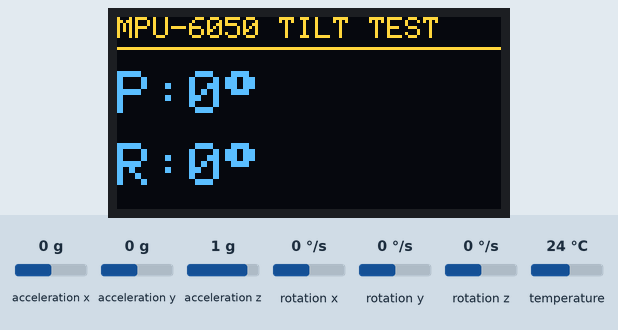
The sketch below on a simulated Arduino Uno, built with avr-gcc and run on an emulated ATmega328P. Parts: 128×64 one-colour display. Inputs (shaded band) come from the test bench; at power-on: acceleration x 0 g, acceleration y 0 g, acceleration z 1 g, rotation x 0 °/s, rotation y 0 °/s, rotation z 0 °/s, temperature 24 °C. The OLED is the two-colour kind (top 16 rows yellow).

Above: at 2.0 s.
2.1 s: acceleration x set to -1.4 g
At 2.9 s:
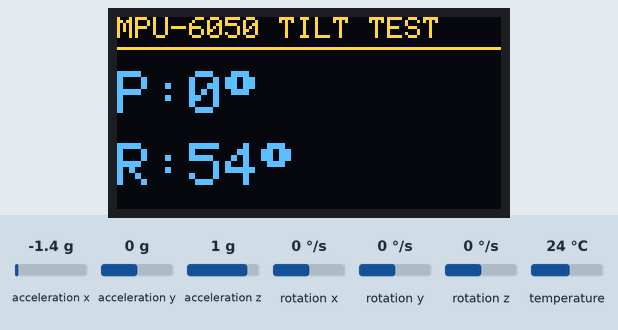
3.7 s: acceleration y set to -1.4 g
At 4.9 s:
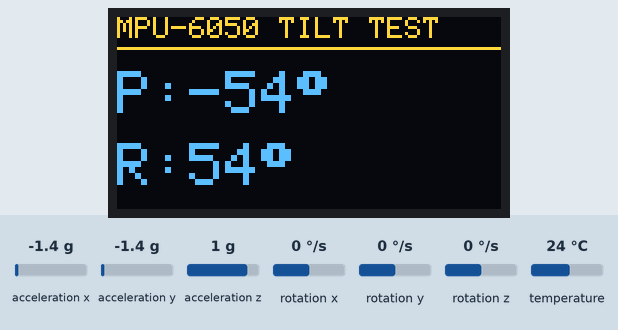
5.2 s: acceleration z set to -1.4 g
At 5.6 s:
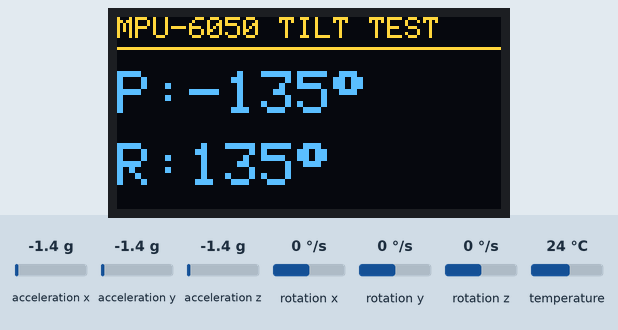
6.8 s: acceleration x set to -0.8 g
At 7.3 s:
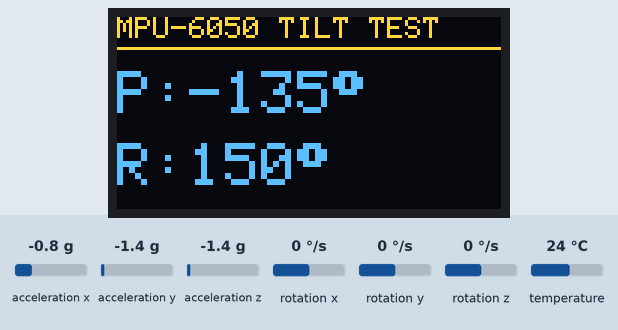
Timing chart, 0 to 9.4 s (numbered marks = the images above; inputs shaded):
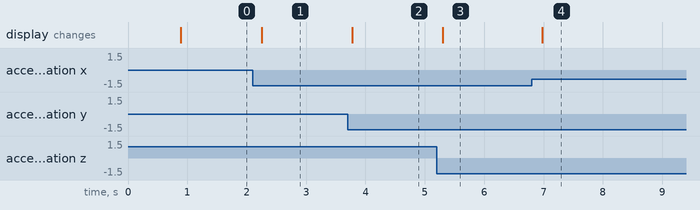

The sketch:

test_mpu_oled.ino
```cpp
// TEST 3 — MPU-6050, shown on the OLED (no Serial needed).
// I2C: MPU + OLED  SDA->A4  SCL->A5  VCC->5V  GND->GND  (MPU AD0->GND)
// Expect: PITCH / ROLL numbers that change as you tilt the breadboard.

#include <Wire.h>
#include <Adafruit_GFX.h>
#include <Adafruit_SSD1306.h>
#include <Adafruit_MPU6050.h>
#include <Adafruit_Sensor.h>

Adafruit_SSD1306 oled(128, 64, &Wire, -1);
Adafruit_MPU6050 mpu;
bool oled_ok = false, mpu_ok = false;

void setup() {
  Wire.begin();
  oled_ok = oled.begin(SSD1306_SWITCHCAPVCC, 0x3C);
  mpu_ok  = mpu.begin();

  oled.clearDisplay();
  oled.setTextColor(SSD1306_WHITE);
  oled.setTextSize(1);
  oled.setCursor(0, 0);
  oled.print(mpu_ok ? "MPU found" : "MPU MISSING");
  oled.display();
  delay(800);
}

void loop() {
  float pitch = 0, roll = 0;
  if (mpu_ok) {
    sensors_event_t a, g, t;
    mpu.getEvent(&a, &g, &t);
    pitch = atan2(a.acceleration.y, a.acceleration.z) * 57.2958;
    roll  = atan2(-a.acceleration.x, a.acceleration.z) * 57.2958;
  }

  oled.clearDisplay();
  oled.setTextColor(SSD1306_WHITE);
  oled.setTextSize(1);
  oled.setCursor(0, 0);
  oled.print(mpu_ok ? "MPU-6050 TILT TEST" : "MPU MISSING!");
  oled.drawLine(0, 10, 127, 10, SSD1306_WHITE);

  oled.setTextSize(2);
  oled.setCursor(0, 18);
  oled.print("P:"); oled.print(pitch, 0); oled.print((char)247);
  oled.setCursor(0, 42);
  oled.print("R:"); oled.print(roll, 0); oled.print((char)247);
  oled.setTextSize(1);
  oled.display();

  delay(120);
}
```

Measured:
- after the input at 2.1 s, the display: changes after 0.16 s (image 1)
- after the input at 3.7 s, the display: changes after 0.08 s (image 2)
- after the input at 5.2 s, the display: changes after 0.10 s (image 3)
- after the input at 6.8 s, the display: changes after 0.18 s (image 4)
